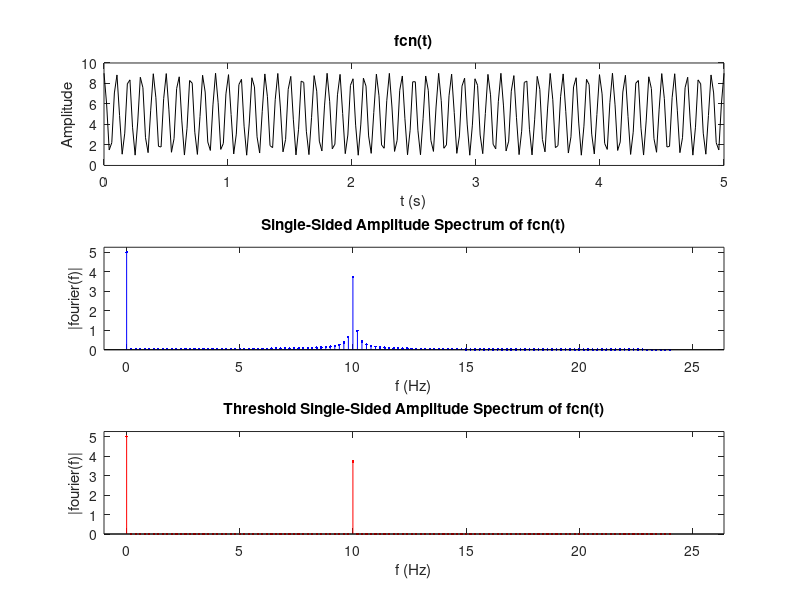

The MATLAB source for this figure:
clc; clear all; figure(1); clf(1);



fcn = @(t) 5 + 4*cos(10*2*pi*t);
% expected result:
% 5 @ 0Hz
% 4 @ 10Hz
sampleFreq = 48; % Hz
fprintf("Maximum detectable frequency at or just below  %f Hz\n", ...
    sampleFreq/2);
T = 5; % seconds
N = sampleFreq * T; %samples
t = linspace(0,T,N);

y = fft(fcn(t));
absY = abs(y/N); %scaled two-sided amplitudes in f-space
if mod(N,2) == 0
    fourier = absY(1:N/2+1); % take the second half
else
    fourier = absY(1:(N+1)/2); % take the second half
end
fourier(2:end-1) = 2*fourier(2:end-1); % double all but 0 and nyq.


thresholdCond = 0.33*max(fourier);
fourierSmoothIndex= find(fourier < thresholdCond);
fourierSmooth = fourier;
fourierSmooth(fourierSmoothIndex) = 0;

f = sampleFreq/N*(0:(N/2));

figure(1);
splt = subplot(3,1,1);
plot(t,fcn(t),"-k");
title("fcn(t)");
xlabel("t (s)");
ylabel("Amplitude");

splt2 = subplot(3,1,2);
stem(f,fourier,".b");
title("Single-Sided Amplitude Spectrum of fcn(t)")
xlabel("f (Hz)")
ylabel("|fourier(f)|")
axis([-1, 1.1*max(f), 0, 1.05*max(fourier)]);

splt3 = subplot(3,1,3);
stem(f,fourierSmooth, ".r");
title("Threshold Single-Sided Amplitude Spectrum of fcn(t)")
xlabel("f (Hz)")
ylabel("|fourier(f)|")
axis([-1, 1.1*max(f), 0, 1.05*max(fourier)]);





















